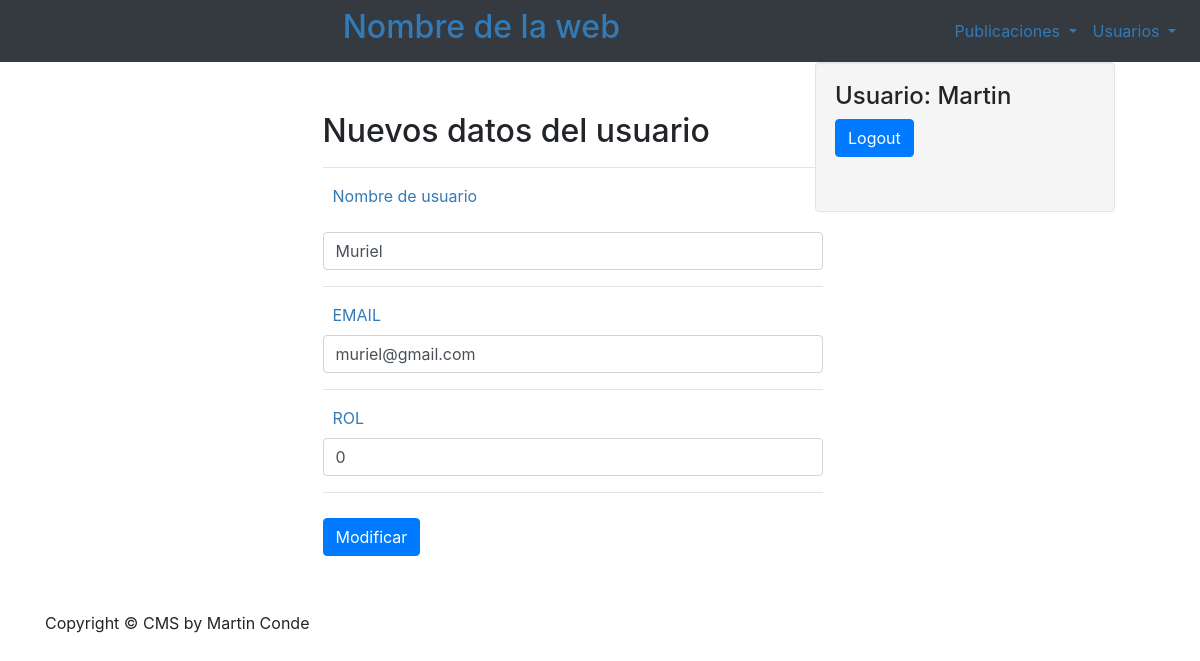
The page /modificar/modifUsuarios.php?id=4 (signed in) on the database its author committed.
### tables this page shows
CREATE TABLE `usuario` (
  `idusuario` int(11) NOT NULL,
  `nombre` varchar(45) NOT NULL,
  `email` varchar(45) NOT NULL,
  `pass` varchar(256) NOT NULL,
  `rol` int(11) NOT NULL
);

### conexion/BDMySql.php (called while the page is built, shortened)
<?php
class BDMySql{
    private static $bd;
    private function __construct(){
        $conn = "mysql:host=127.0.0.1; dbname=proyecto";
        $usuario = "root";
        $passw = "";
        $this->conexion = new PDO($conn, $usuario, $passw);
    }
    public static function getConexion(){
        if (!isset(self::$bd)) {
            self::$bd = new BDMySql();
        }
        return self::$bd->conexion;
    }
}

### usuario/UsuarioMysql.php (called while the page is built, shortened)
<?php
require_once(dirname(__FILE__)."/../conexion/BDMySql.php");
require_once(dirname(__FILE__)."/../usuario/Usuario.php");
class UsuarioMysql extends Usuario{
    static function listar(){
        $stm = BDMySql::getConexion()->prepare("SELECT * from usuario");
        $stm->execute();
        $usuarios = [];
        while (($user = $stm->fetch())!=null) {
            $usuarios[$user["idusuario"]] =  new UsuarioMysql($user["nombre"],$user["email"],$user["pass"],$user["rol"],false,$user["idusuario"]);
        }
        return $usuarios;
    }
}

### usuario/Usuario.php (called while the page is built, shortened)
<?php
abstract class Usuario{
        public function getNombre()
        {
            return $this->nombre;
        }
        public function getCorreo()
        {
            return $this->correo;
        }
        public function getRol()
        {
            return $this->rol;
        }
}

### modificar/modifUsuarios.php (the view, shortened to what this page needs)
<?php
require_once(dirname(__FILE__)."/../usuario/UsuarioMysql.php");
$id = $_GET['id'];
$usuarios = UsuarioMysql::listar();
foreach ($usuarios as $key => $usuario){
    if($usuario->getId_usuario() == $id){
        $usuarioAmodif = $usuario;
    }
}
include("../header.php");
include ("../sidebar.php");
?>
      <div class="container">
          <form class="addform" action="" method="post" enctype="multipart/form-data">
          <h2>Nuevos datos del usuario</h2>
            <div class="form-group">
              <hr>
              <label style="margin-left:10px">Nombre de usuario</label>
              <input class="form-control"  type="text" name="nombre" id="nombre" value="<?=$usuarioAmodif->getNombre();?>">
              <hr>
            </div>
            <div class="form-group">
              <label style="margin-left:10px">EMAIL</label>
              <input class="form-control"  type="email" name="correo" id="correo" value="<?=$usuarioAmodif->getCorreo()?>">
              <hr>
            </div>
            <div class="form-group">
              <label style="margin-left:10px">ROL</label>
              <input class="form-control"  type="number" min="0" max="1" name="rol" id="rol" value="<?=$usuarioAmodif->getRol()?>">
              <hr>
            </div>
            <div class="form-group d-flex justify-content-start" style="margin-top:25px">
              <div>
                <input class="btn btn-primary" type="submit" value="Modificar">
              </div>
            </div>
          </form>
        <?php include "../footer.php"; ?>
</body>
</html>

### estilos.css (style rules this page uses)
body { background-size: cover; }
label { color: white; }
html, body, .intro { height: 100%; }
.btn-primary { color: white !important; margin-bottom: 35px; }
.form-group { width: 500px; }
.form-group>label { color: #337ab7; }
.container>.addform { margin: 0 auto; width: 50%; margin-top: 50px; }

### rows shown on the page
usuario: nombre "Muriel", correo "muriel@gmail.com", rol "0"

### other values the page prints
$_SESSION['nombre'] "Martin"
